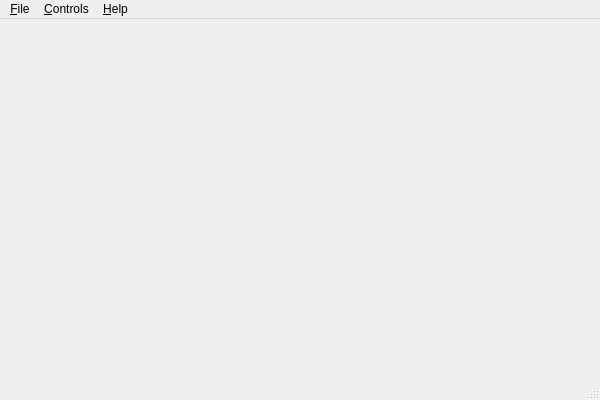
<?xml version="1.0" encoding="UTF-8"?>
<ui version="4.0">
 <class>MainWindowClass</class>
 <widget class="QMainWindow" name="MainWindowClass">
  <property name="geometry">
   <rect>
    <x>0</x>
    <y>0</y>
    <width>600</width>
    <height>400</height>
   </rect>
  </property>
  <property name="windowTitle">
   <string notr="true">ACDJ</string>
  </property>
  <property name="unifiedTitleAndToolBarOnMac">
   <bool>false</bool>
  </property>
  <widget class="QWidget" name="centralWidget"/>
  <widget class="QMenuBar" name="menuBar">
   <property name="geometry">
    <rect>
     <x>0</x>
     <y>0</y>
     <width>600</width>
     <height>21</height>
    </rect>
   </property>
   <widget class="QMenu" name="menuFile">
    <property name="title">
     <string>&amp;File</string>
    </property>
    <addaction name="actionAdd_File"/>
    <addaction name="action_Exit"/>
   </widget>
   <widget class="QMenu" name="menuHelp">
    <property name="title">
     <string>&amp;Help</string>
    </property>
    <addaction name="actionAbout"/>
    <addaction name="actionHelp"/>
   </widget>
   <widget class="QMenu" name="menu_Controls">
    <property name="title">
     <string>&amp;Controls</string>
    </property>
    <addaction name="action_Play_Pause"/>
    <addaction name="actionSkip_Forward"/>
    <addaction name="actionSkip_Backward"/>
    <addaction name="action_Stop"/>
   </widget>
   <addaction name="menuFile"/>
   <addaction name="menu_Controls"/>
   <addaction name="menuHelp"/>
  </widget>
  <widget class="QStatusBar" name="statusBar"/>
  <action name="actionAdd_File">
   <property name="text">
    <string>Add File</string>
   </property>
   <property name="shortcut">
    <string>Ctrl+A</string>
   </property>
  </action>
  <action name="actionAbout">
   <property name="text">
    <string>&amp;About</string>
   </property>
  </action>
  <action name="actionHelp">
   <property name="text">
    <string>&amp;Help</string>
   </property>
  </action>
  <action name="action_Exit">
   <property name="text">
    <string>E&amp;xit</string>
   </property>
   <property name="shortcut">
    <string>Ctrl+Q</string>
   </property>
  </action>
  <action name="action_Play_Pause">
   <property name="text">
    <string>&amp;Play / Pause</string>
   </property>
   <property name="shortcut">
    <string>Ctrl+P</string>
   </property>
  </action>
  <action name="actionSkip_Forward">
   <property name="text">
    <string>Skip &amp;Forward</string>
   </property>
   <property name="shortcut">
    <string>Ctrl+F</string>
   </property>
  </action>
  <action name="actionSkip_Backward">
   <property name="text">
    <string>Skip &amp;Backward</string>
   </property>
   <property name="shortcut">
    <string>Ctrl+B</string>
   </property>
  </action>
  <action name="action_Stop">
   <property name="text">
    <string>&amp;Stop</string>
   </property>
   <property name="shortcut">
    <string>Ctrl+S</string>
   </property>
  </action>
 </widget>
 <layoutdefault spacing="6" margin="11"/>
 <resources/>
 <connections/>
</ui>
